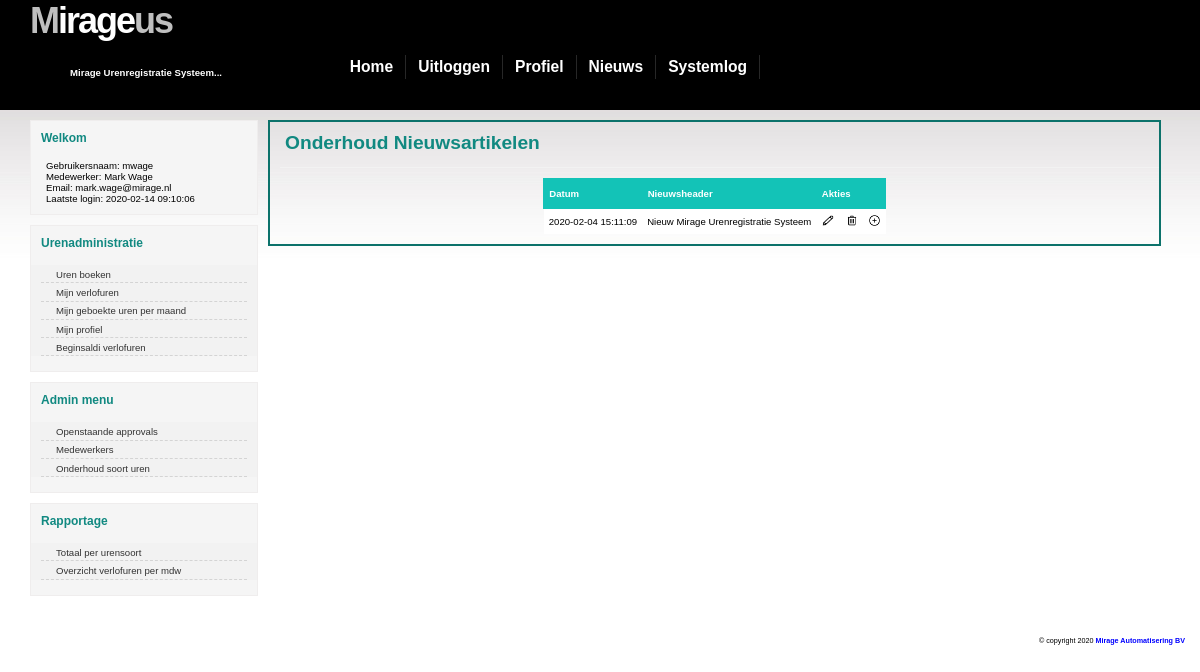
Screenshot of /nieuws.php?aktie=disp (signed in) with the database file from the repository.
### tables this page shows
CREATE TABLE `nieuws` (
  `ID` int(11) NOT NULL AUTO_INCREMENT,
  `datum` datetime NOT NULL DEFAULT CURRENT_TIMESTAMP,
  `nieuwsheader` varchar(128) NOT NULL,
  `nieuwsbericht` mediumtext NOT NULL,
  PRIMARY KEY (`ID`)
);

### nieuws.php (the view, shortened to what this page needs)
<?php
if (isset($_GET['aktie'])) {
    $aktie = $_GET['aktie'];
} else {
    $aktie = "";
}
include ("header.php");
echo "<div id=\"main\"><h1>";
if ($_SESSION['admin']) {
    echo "Onderhoud ";
}
echo "Nieuwsartikelen</h1>";
if ($aktie == 'disp') {
    $sql_code = "SELECT * FROM nieuws
                 ORDER BY datum desc";
    $sql_out = mysqli_query($dbconn, $sql_code);
    echo "<center><table>";
    echo "<tr><th>Datum</th><th>Nieuwsheader</th><th colspan=\"3\" align=\"center\">Akties</th></tr>";
    while ($sql_rows = mysqli_fetch_array($sql_out)) {
        $id = $sql_rows['ID'];
        $datum = $sql_rows['datum'];
        $nieuwsheader = $sql_rows['nieuwsheader'];
        echo '<tr class="colored">
		<td>' . $datum . '</td><td>' . $nieuwsheader . '</td>';
        if (! isset($_SESSION['admin']) || (! $_SESSION['admin'])) {
            echo '<td><a href="nieuws.php?aktie=dispbericht&edtid=' . $id . '"><img class="button" src="./img/icons/view-48.png" alt="display nieuwsbericht" title="display volledig nieuwsbericht" /></a></td>';
        } else {
            echo '<td><a href="nieuws.php?aktie=edit&edtid=' . $id . '"><img class="button" src="./img/icons/edit-48.png" alt="wijzigen nieuwsbericht" title="wijzig nieuwsbericht" /></a></td>
			<td><a href="nieuws.php?aktie=delete&edtid=' . $id . '"><img class="button" src="./img/icons/trash-48.png" alt="delete nieuwsbericht" title="delete het nieuwsbericht" /></a></td>
			<td><a href="add_nieuws.php"><img class="button" src="./img/icons/add-48.png" alt="toevoegen nieuwsbericht" title="toevoegen nieuwsbericht" /></a></td>';
        }
        echo '</tr>';
    }
    echo "</table></center>";
}
    ?>
<?php
include ("footer.php");
?>

### css/style.css (style rules this page uses)
* { padding: 0; margin: 0; }
body { top: 0; bottom: 0; left: 0; right: 0; margin: 0; padding: 0; font: normal 0.8vw verdana, arial, sans-serif; color: black; background: #FFF url(../img/bg.jpg) repeat-x; }
a { background: inherit; color: #72A545; text-decoration: none; }
h1, h2, h3 { font: bold verdana, arial, sans-serif; color: #118981; }
h1 { font-size: 1.6vw; padding-bottom: 0.5vw; }
p, h1, h2, h3 { margin: 10px 15px; }
img { border: 0px; width: 16px; height: 16px; }
table { border-collapse: collapse; margin: 10px 15px; }
th { background: #13C3B7; height: 1.33vh; padding-left: 5px; padding-right: 5px; padding-top: 10px; padding-bottom: 10px; color: white; text-align: left; border-left: 1px solid #13C3B7; }
tr.colored:nth-child(even) { background-color: white; }
td { padding: 5px 5px 5px 5px; }
img.button { width: 1.1vw; height: 1.1vw; }
#main { float: left; width: 78%; margin: 0 0 10px 0; padding: 0; border: 2px solid; border-color: #0c726b; }
#main h1 { padding: 10px 0px 13px 5px; margin: 0 0 0 10px; border-bottom: 1px solid #f2f2f2; font: bold 1.6vw verdana, arial, sans-serif; }

### css/calendar.css (style rules this page uses)
a { color: #0000FF; text-decoration: none; }
img { border: 0px; width: 24px; height: 24px; }

### rows the page displays
nieuws: datum "2020-02-04 15:11:09", nieuwsheader "Nieuw Mirage Urenregistratie Systeem"

### other values shown
$_SESSION['username'] "mwage"
$_SESSION['voornaam'] "Mark"
$_SESSION['achternaam'] "Wage"
$_SESSION['emailadres'] "mark.wage@mirage.nl"
$_SESSION['lastloggedin'] "2020-02-14 09:10:06"
